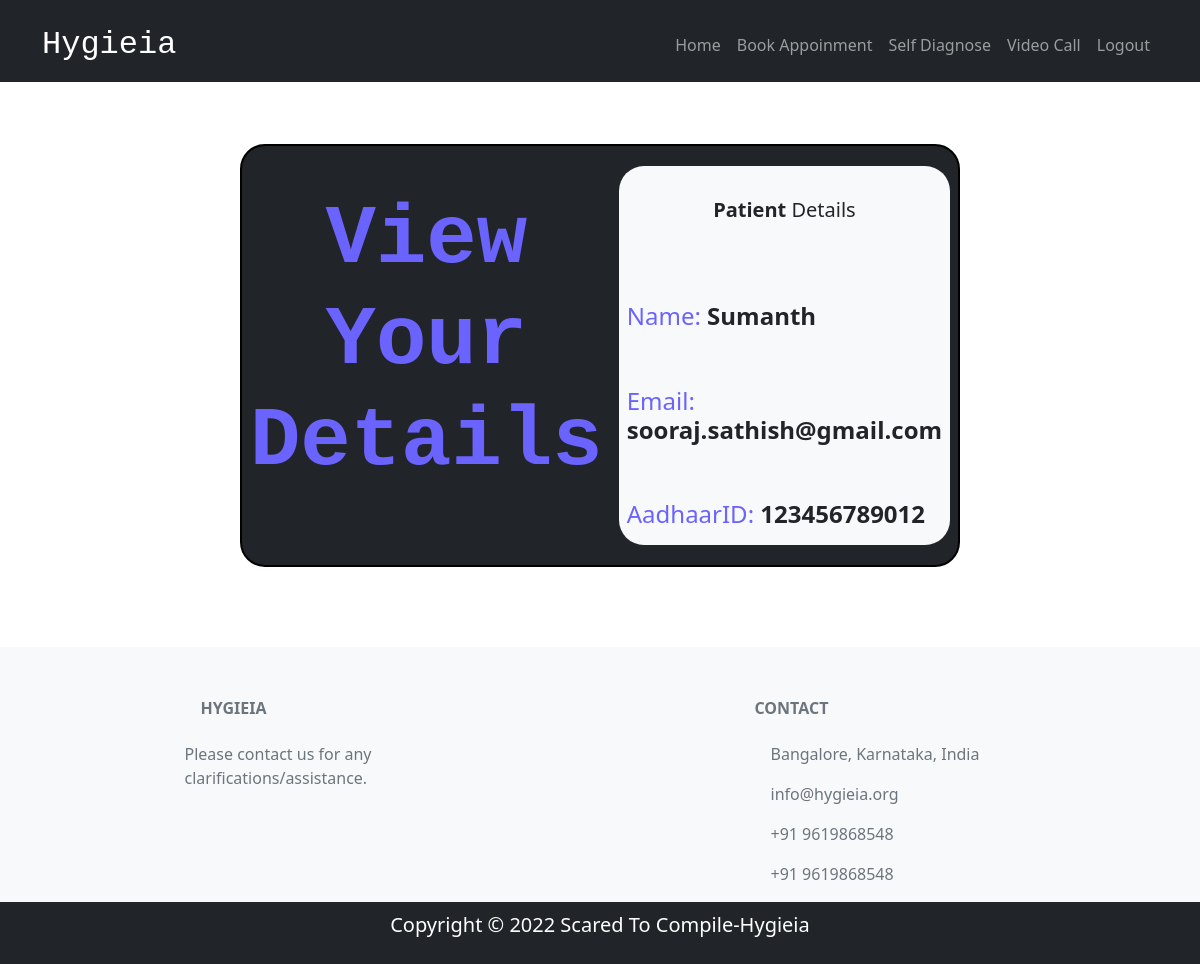
The app's page /patient/ (signed in) with its own data.
### register_login/models.py (models this page shows)
class Patient(models.Model):
    user = models.OneToOneField(User, on_delete=models.CASCADE, primary_key=True)
    aadhaar_id = models.CharField(max_length=12)

class User(AbstractUser):
    is_doctor = models.BooleanField(default=False)
    is_patient = models.BooleanField(default=False)
    Specialisation = models.CharField(max_length=255,default='')
    Aadhaar_ID = models.CharField(max_length=12,default='')

### patient/views.py (the view)
# urls.py: path('', views.home, name='base-home'),
def home(request):
    user = request.user
    patient = Patient.objects.filter(user=user)
    return render(request, 'patient/patient_profile.html',{"patient":patient[0]})

### patient/templates/patient/patient_profile.html (shortened to what this page needs)
{%extends "patient/home.html" %}
{% load static %}
{%block content%}
<br>
<br>
<br><br><br><br>
<div id="formbox" class=" bg-dark text-light container d-flex justify-content-center mb-3re">
    <div>
        <br>
        <h1 id="regText" >View Your Details</h1>
        <br>
    </div>
    <div id="aligndiv" class=" text-light d-flex">
        <div class="d-none d-md-block p-2"><img src="{% static 'images/profile1.svg' %}" class="d-block w-100"
                                                alt="assets/portfolio.svg"></div>
    </div>
    <div id="aligndiv" class="bg-light text-dark" style="border-radius: 25px;">
        <div id="profilediv" class="p-2">
            <br>
            <h5 style="text-align: center" id="profile1"><span id="Text" class="extra" style="font-weight:bolder;">Patient </span>Details
            </h5>
            <br><br><br>
            <h5 id="profile">Name: <span id="Text" class="extra"
                                         style="font-weight:bolder;">{{patient.user.username}} </span></h5>
            <br><br>
            <h5 id="profile">Email: <span id="Text" style="font-weight:bolder;">{{patient.user.email}} </span></h5>
            <br><br>
            <h5 id="profile">AadhaarID: <span id="Text" style="font-weight:bolder;">{{patient.aadhaar_id}} </span></h5>
        </div>
    </div>
</div>
<br><br><br>
{%endblock content%}

### static/styles/custom.css (style rules this page uses)
#regText { font-family: 'Roboto Mono', monospace; color: #6b63fe; text-align: center; font-weight: bold; font-size: min(100px, 7vw) }
#formbox { max-width: min(1000px,60%); margin:auto; border-radius: 25px; border: 2px solid black; padding:20px; }
#aligndiv { display: flex; align-items:center; flex-wrap: wrap; }
#profilediv { text-align:left; }
#profile { font-size: min(25px,2vw); }

### patient/templates/patient/home.html (style rules this page uses)
#regText { font-family: "Roboto Mono", monospace; color: #6b63fe; text-align: center; font-weight: bold; font-size: min(100px, 7vw); }
#formbox { max-width: min(1000px, 60%); margin: auto; border-radius: 25px; border: 2px solid black; padding: 20px; }
#aligndiv { display: flex; align-items: center; flex-wrap: wrap; }
#profilediv { text-align: left; }
#profile { font-size: min(25px, 2vw); }

### patient/templates/patient/patient_profile.html (style rules this page uses)
#profile { color:#6B63FE; }
#Text { color:#212529; }

### records on screen
Patient: user.username "Sumanth", user.email "sooraj.sathish@gmail.com", aadhaar_id "123456789012"
